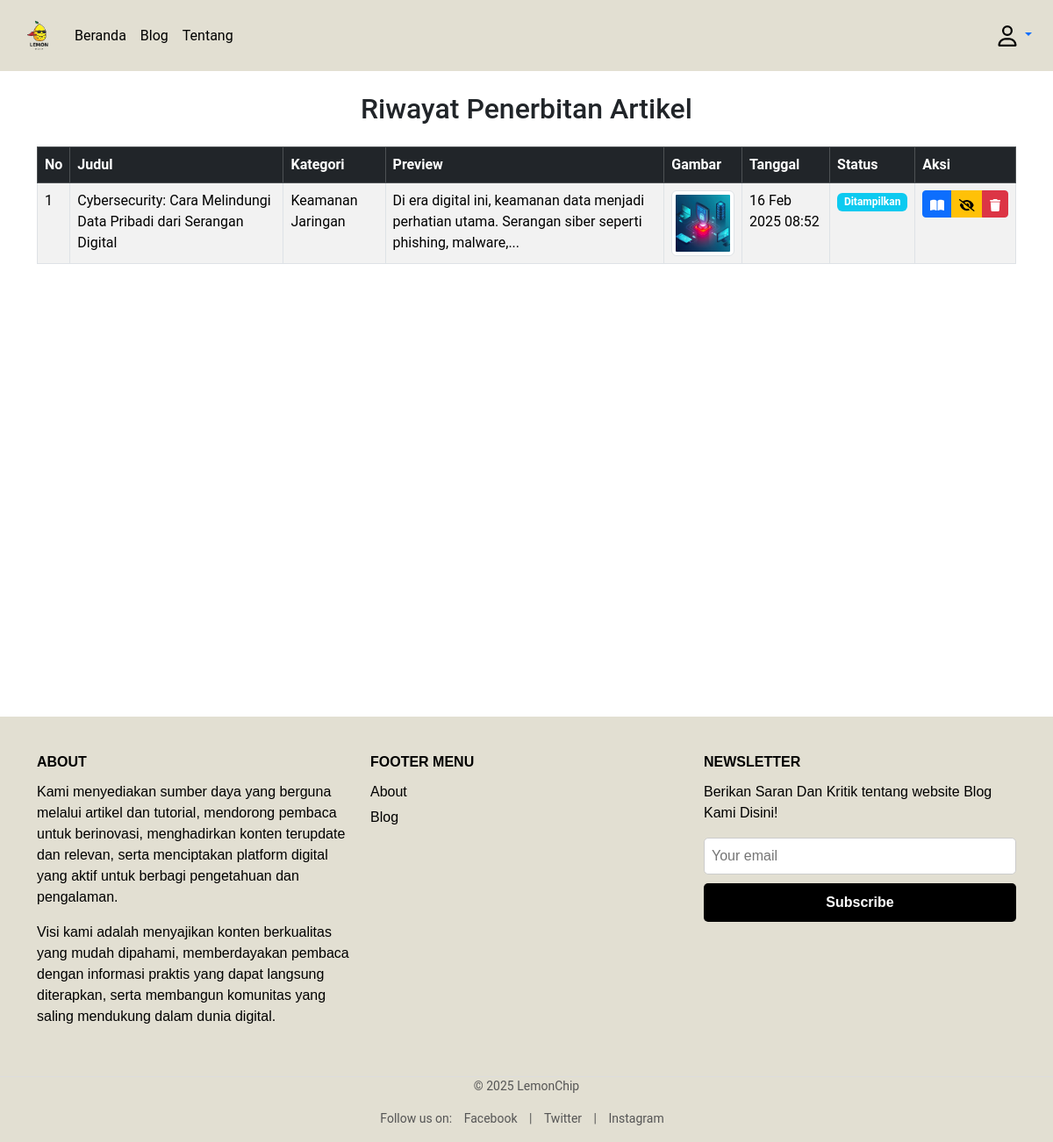
The app's page /history.php?category=2 (signed in) with its own data.
### tables this page shows
CREATE TABLE `artikel` (
  `id` int NOT NULL,
  `judul` varchar(100) NOT NULL,
  `tanggal` datetime NOT NULL,
  `isi` mediumtext NOT NULL,
  `gambar` varchar(50) NOT NULL,
  `UserId` int DEFAULT NULL,
  `status` varchar(20) NOT NULL,
  `category_id` int DEFAULT NULL,
  `keywords` varchar(255) DEFAULT NULL,
  `is_hidden` tinyint(1) DEFAULT '0'
);

CREATE TABLE `categories` (
  `id` int NOT NULL,
  `name` varchar(50) NOT NULL
);

### functions.php (called while the page is built, shortened)
<?php
$conn = mysqli_connect('localhost', 'root', '', 'kpl');
function query($query)
{
  global $conn;
  $result = mysqli_query($conn, $query);
  $rows = [];
  while ($row = mysqli_fetch_assoc($result)) {
    $rows[] = $row;
  }
  return $rows;
}
?>

### history.php (the view, shortened to what this page needs)
<?php require 'functions.php' ?>
<?php
$userId = $_SESSION['UserId'];
$sort = isset($_GET['sort']) ? $_GET['sort'] : 'newest';
$category = isset($_GET['category']) ? $_GET['category'] : 'all';
$sql = "SELECT artikel.*, categories.name as category_name
        FROM artikel
        LEFT JOIN categories ON artikel.category_id = categories.id
        WHERE artikel.UserId = ?";
if ($category !== 'all') {
    $sql .= " AND artikel.category_id = " . (int) $category;
}
switch ($sort) {
    default:
        $sql .= " ORDER BY artikel.tanggal DESC";
}
$stmt = $conn->prepare($sql);
$stmt->bind_param("i", $userId);
$stmt->execute();
$result = $stmt->get_result();
$categories = query("SELECT * FROM categories ORDER BY name ASC");
?>
<?php require("views/partials/header.php") ?>
<div class="container mt-4">
    <h2 class="text-center mb-4">Riwayat Penerbitan Artikel</h2>
    <div class="table-responsive">
        <table class="table table-striped table-bordered">
            <thead class="table-dark">
                <tr>
                    <th>No</th>
                    <th>Judul</th>
                    <th>Kategori</th>
                    <th>Preview</th>
                    <th>Gambar</th>
                    <th>Tanggal</th>
                    <th>Status</th>
                    <th>Aksi</th>
                </tr>
            </thead>
            <tbody>
                <?php
                $no = 1;
                if ($result->num_rows > 0):
                    while ($row = $result->fetch_assoc()):
                        ?>
                        <tr>
                            <td><?= $no++ ?></td>
                            <td><?= htmlspecialchars($row['judul']) ?></td>
                            <td><?= htmlspecialchars($row['category_name'] ?? 'Tidak Berkategori') ?></td>
                            <td><?= htmlspecialchars(substr($row['isi'], 0, 100)) ?>...</td>
                            <td>
                                <img src="img/<?= htmlspecialchars($row['gambar']) ?>"
                                    alt="<?= htmlspecialchars($row['judul']) ?>"
                                    style="width: 100px; height: 75px; object-fit: cover;" class="img-thumbnail">
                            </td>
                            <td><?= date('d M Y H:i', strtotime($row['tanggal'])) ?></td>
                            <td>
                                <span class="badge <?= $row['is_hidden'] ? 'bg-danger' : 'bg-info' ?>">
                                    <?= $row['is_hidden'] ? 'Disembunyikan' : 'Ditampilkan' ?>
                                </span>
                            </td>
                            <td>
                                <div class="btn-group">
                                    <a href="detail.php?id=<?= $row['id'] ?>" class="btn btn-sm btn-primary"
                                        title="Lihat Detail">
                                    </a>
                                    <?php if (!$row['is_hidden']): ?>
                                        <a href="updateStatus.php?action=hide&id=<?= $row['id'] ?>" class="btn btn-sm btn-warning"
                                            title="Sembunyikan Artikel"
                                            onclick="return confirm('Yakin ingin menyembunyikan artikel ini?')">
                                        </a>
                                    <?php endif; ?>
                                    <button type="button" class="btn btn-sm btn-danger" data-bs-toggle="modal"
                                        data-bs-target="#deleteModal<?= $row['id'] ?>" title="Hapus Artikel">
                                    </button>
                                </div>
                            </td>
                        </tr>
                        <?php
                    endwhile;
                else:
                    ?>
                    <tr>
                        <td colspan="9" class="text-center">Tidak ada riwayat penerbitan.</td>
                    </tr>
                <?php endif; ?>
            </tbody>
        </table>
    </div>
</div>
<?php require("views/partials/footer.php") ?>

### views/partials/header.php (style rules this page uses)
body { font-family: 'Roboto', sans-serif; min-height: 100vh; display: flex; flex-direction: column; }
.container { flex: 1; }

### records on screen
artikel: judul "Cybersecurity: Cara Melindungi Data Pribadi dari Serangan Digital", category.name "Keamanan Jaringan", isi "Di era digital ini, keamanan data menjadi perhatian utama. Serangan siber seperti phishing, malware,", gambar (picture), tanggal "16 Feb 2025 08:52", is_hidden "Ditampilkan"
